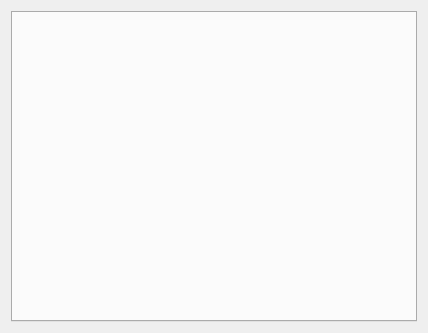
<?xml version="1.0" encoding="UTF-8"?>
<ui version="4.0">
 <class>WidgetHardWareDelay</class>
 <widget class="QWidget" name="WidgetHardWareDelay">
  <property name="geometry">
   <rect>
    <x>0</x>
    <y>0</y>
    <width>428</width>
    <height>333</height>
   </rect>
  </property>
  <property name="windowTitle">
   <string>Form</string>
  </property>
  <layout class="QGridLayout" name="gridLayout">
   <item row="0" column="0">
    <widget class="QTabWidget" name="tabWidget"/>
   </item>
  </layout>
 </widget>
 <resources/>
 <connections/>
</ui>
